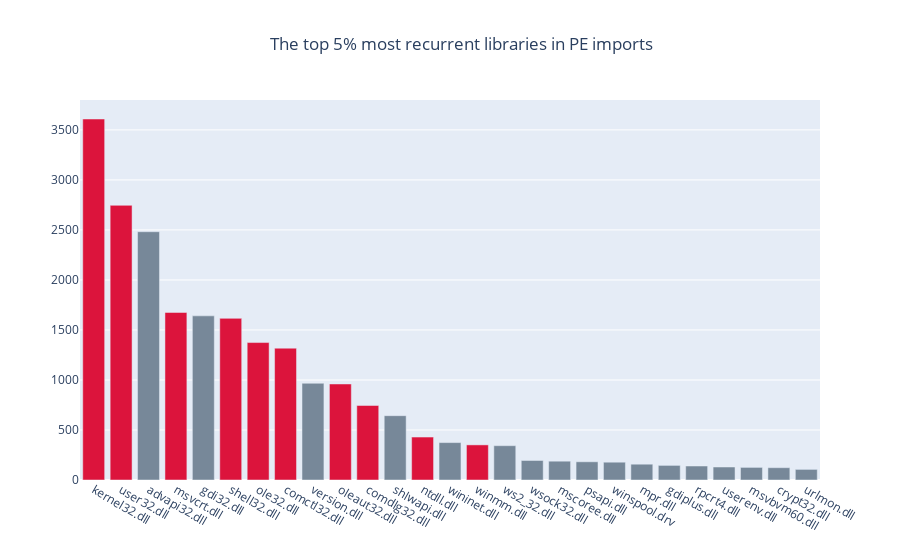

Here is the notebook cell this chart was saved with:
### Code cell
#Retrieve the most recurrent libraries in PE imports across all data samples
portion = 0.05
limit = int(portion*len(libraries_df.columns))
most_recurrent_libraries = libraries_df.sum().sort_values(ascending=False).iloc[:limit]
selected_libraries_indices = [ most_recurrent_libraries.index.tolist().index(column) for column in selected_columns ]

#Plot
colors = np.repeat('lightslategray', limit)
colors[selected_libraries_indices] = 'crimson'

fig = go.Figure( data = [ go.Bar(x=most_recurrent_libraries.index, 
                                 y=most_recurrent_libraries.values,  
                                 marker_color=colors) ] )

fig.update_layout(title='The top 5% most recurrent libraries in PE imports', title_x=0.3)

fig.show()

### Figure 1 — Plotly figure (JSON) as saved in the notebook; plotly's stock layout.template omitted (floating-point values rounded to 4 significant figures)
{"data": [{"marker": {"color": ["crimson", "crimson", "lightslategray", "crimson", "lightslategray", "crimson", "crimson", "crimson", "lightslategray", "crimson", "crimson", "lightslategray", "crimson", "lightslategray", "crimson", "lightslategray", "lightslategray", "lightslategray", "lightslategray", "lightslategray", "lightslategray", "lightslategray", "lightslategray", "lightslategray", "lightslategray", "lightslategray", "lightslategray"]}, "type": "bar", "x": ["kernel32.dll", "user32.dll", "advapi32.dll", "msvcrt.dll", "gdi32.dll", "shell32.dll", "ole32.dll", "comctl32.dll", "version.dll", "oleaut32.dll", "comdlg32.dll", "shlwapi.dll", "ntdll.dll", "wininet.dll", "winmm.dll", "ws2_32.dll", "wsock32.dll", "mscoree.dll", "psapi.dll", "winspool.drv", "mpr.dll", "gdiplus.dll", "rpcrt4.dll", "userenv.dll", "msvbvm60.dll", "crypt32.dll", "urlmon.dll"], "y": [3609, 2746, 2482, 1675, 1641, 1616, 1374, 1318, 967, 960, 745, 643, 429, 374, 351, 343, 195, 188, 182, 178, 158, 146, 140, 130, 126, 123, 106]}], "layout": {"title": {"text": "The top 5% most recurrent libraries in PE imports", "x": 0.3}}}
